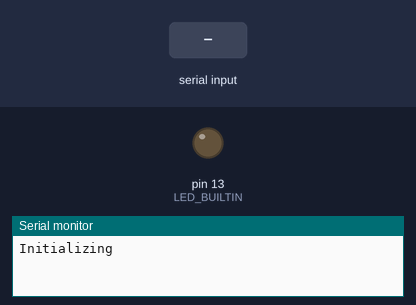
The sketch below on a simulated Arduino Uno, built with avr-gcc and run on an emulated ATmega328P. Parts: output pins drawn as LEDs (lit = HIGH), the last lines printed to the serial monitor. The inputs (shaded band) are chosen by the test bench.

Above: at 1.2 s.
1.3 s: "90,45,200\n" received over Serial
At 6.85 s:
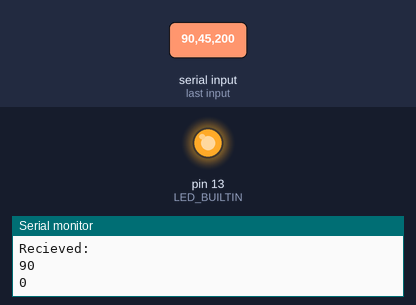
Timing chart, 0 to 8.4 s (numbered marks = the images above; inputs shaded):
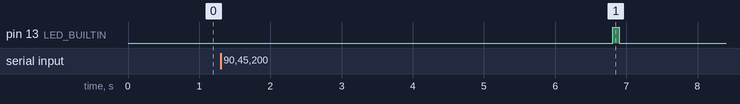

The sketch:

sketch_may26a_copy_20250527100258.ino
```cpp
String interval;
String count;

void setup() {
  // put your setup code here, to run once:
Serial.begin(9600);
Serial.println("Initializing");
pinMode(LED_BUILTIN, OUTPUT);

}

void loop() {
  // put your main code here, to run repeatedly:
  if(Serial.available() > 0) {
    Serial.println("Recieved:");
    digitalWrite(LED_BUILTIN, LOW);
    interval = Serial.readStringUntil("\n");
    count = Serial.readStringUntil("\n");
    Serial.println(interval.toInt());
    Serial.println(count.toInt());

    delay(3500);
    blink();

  }
}
void blink() {

  for(int i=0; i<=count.toInt(); i++){
      digitalWrite(LED_BUILTIN, HIGH);
      delay(interval.toInt());
      digitalWrite(LED_BUILTIN, LOW);
      delay(interval.toInt());
  }

}

void test(){

for(int i=0; i <= 5; i++){
      digitalWrite(LED_BUILTIN, HIGH);
      delay(1000);
      digitalWrite(LED_BUILTIN, LOW);
      delay(1000);}
}
```

Measured:
- after the input at 1.3 s, pin 13 (LED_BUILTIN): LOW → HIGH after 5.5 s, → LOW 0.09 s later
